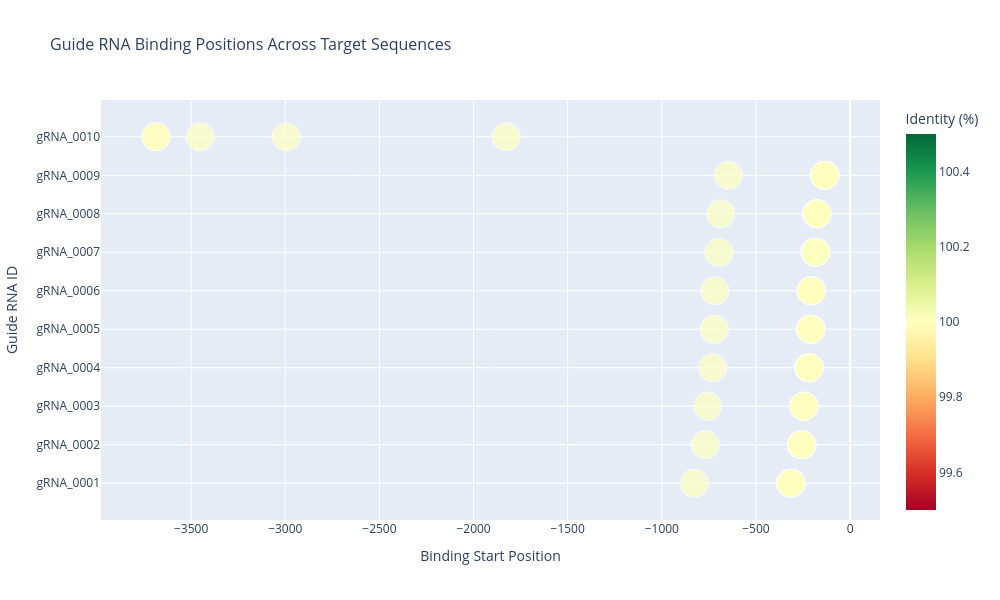

Notebook source saved alongside this figure:
### Markdown cell above
## 2. Interactive Binding Position Visualization

Interactive scatter plot showing where each guide RNA binds across target sequences, with identity percentage color-coding and detailed tooltips.

### Code cell
# Parse position data for visualization
def parse_position(pos_str):
    """Parse position string to extract start and end coordinates"""
    if pd.isna(pos_str) or pos_str == '':
        return None, None, None
    if '-' in str(pos_str):
        parts = str(pos_str).split('-')
        try:
            # Handle negative numbers in position string
            if len(parts) == 3 and parts[0] == '':  # Format like "-319-2897"
                start = -int(parts[1])
                end = int(parts[2])
            elif len(parts) == 2:
                start = int(parts[0]) if parts[0] else 0
                end = int(parts[1]) if parts[1] else 0
            else:
                return None, None, None
            return start, end, end - start
        except (ValueError, IndexError):
            return None, None, None
    return None, None, None

# Process alignment data for position visualization
alignments_viz = alignments_df.copy()

# Apply the parsing function and create new columns
parsed_positions = alignments_viz['position'].apply(parse_position)
alignments_viz['start_pos'] = parsed_positions.apply(lambda x: x[0] if x else None)
alignments_viz['end_pos'] = parsed_positions.apply(lambda x: x[1] if x else None)
alignments_viz['length'] = parsed_positions.apply(lambda x: x[2] if x else None)

# Remove any rows where position parsing failed
alignments_viz = alignments_viz.dropna(subset=['start_pos', 'end_pos'])

# Create interactive binding position plot
if len(alignments_viz) > 0:
    fig = px.scatter(
        alignments_viz,
        x='start_pos',
        y='guide_id',
        color='identity',
        size='score',
        hover_data=['target', 'mismatch_type', 'conservation'],
        color_continuous_scale='RdYlGn',
        title='Guide RNA Binding Positions Across Target Sequences',
        labels={
            'start_pos': 'Binding Start Position',
            'guide_id': 'Guide RNA ID',
            'identity': 'Identity (%)',
            'score': 'Alignment Score'
        },
        width=1000,
        height=600
    )

    fig.update_layout(
        font_size=12,
        title_font_size=16,
        xaxis_title_font_size=14,
        yaxis_title_font_size=14
    )

    fig.show()

    print(f"Visualization shows {len(alignments_viz)} binding events across target sequences")
    print("\nPosition distribution summary:")
    print(f"Start position range: {alignments_viz['start_pos'].min():.0f} to {alignments_viz['start_pos'].max():.0f}")
    print(f"Average binding position: {alignments_viz['start_pos'].mean():.0f}")
else:
    print("No valid position data available for visualization")

### Figure 1 — Plotly figure (JSON) as saved in the notebook; plotly's stock layout.template omitted (floating-point values rounded to 4 significant figures; data arrays with more than 128 entries replaced by an {"elided": "..."} marker saying what was removed)
{"data": [{"customdata": {"elided": "50x3 mixed values"}, "hovertemplate": "Binding Start Position=%{x}<br>Guide RNA ID=%{y}<br>Alignment Score=%{marker.size}<br>target=%{customdata[0]}<br>mismatch_type=%{customdata[1]}<br>conservation=%{customdata[2]}<br>Identity (%)=%{marker.color}<extra></extra>", "legendgroup": "", "marker": {"color": [100.0, 100.0, 100.0, 100.0, 100.0, 100.0, 100.0, 100.0, 100.0, 100.0, 100.0, 100.0, 100.0, 100.0, 100.0, 100.0, 100.0, 100.0, 100.0, 100.0, 100.0, 100.0, 100.0, 100.0, 100.0, 100.0, 100.0, 100.0, 100.0, 100.0, 100.0, 100.0, 100.0, 100.0, 100.0, 100.0, 100.0, 100.0, 100.0, 100.0, 100.0, 100.0, 100.0, 100.0, 100.0, 100.0, 100.0, 100.0, 100.0, 100.0], "coloraxis": "coloraxis", "size": [40, 40, 40, 40, 40, 40, 40, 40, 40, 40, 40, 40, 40, 40, 40, 40, 40, 40, 40, 40, 40, 40, 40, 40, 40, 40, 40, 40, 40, 40, 40, 40, 40, 40, 40, 40, 40, 40, 40, 40, 40, 40, 40, 40, 40, 40, 40, 40, 40, 40], "sizemode": "area", "sizeref": 0.1, "symbol": "circle"}, "mode": "markers", "name": "", "orientation": "h", "showlegend": false, "type": "scatter", "x": [-319, -314, -827, -313, -314, -261, -256, -769, -255, -256, -249, -244, -757, -243, -244, -222, -217, -730, -216, -217, -213, -208, -721, -207, -208, -210, -205, -718, -204, -205, -188, -183, -696, -182, -183, -180, -175, -688, -174, -175, -138, -133, -646, -132, -134, -2994, -3688, -1826, -3451, -3686], "xaxis": "x", "y": ["gRNA_0001", "gRNA_0001", "gRNA_0001", "gRNA_0001", "gRNA_0001", "gRNA_0002", "gRNA_0002", "gRNA_0002", "gRNA_0002", "gRNA_0002", "gRNA_0003", "gRNA_0003", "gRNA_0003", "gRNA_0003", "gRNA_0003", "gRNA_0004", "gRNA_0004", "gRNA_0004", "gRNA_0004", "gRNA_0004", "gRNA_0005", "gRNA_0005", "gRNA_0005", "gRNA_0005", "gRNA_0005", "gRNA_0006", "gRNA_0006", "gRNA_0006", "gRNA_0006", "gRNA_0006", "gRNA_0007", "gRNA_0007", "gRNA_0007", "gRNA_0007", "gRNA_0007", "gRNA_0008", "gRNA_0008", "gRNA_0008", "gRNA_0008", "gRNA_0008", "gRNA_0009", "gRNA_0009", "gRNA_0009", "gRNA_0009", "gRNA_0009", "gRNA_0010", "gRNA_0010", "gRNA_0010", "gRNA_0010", "gRNA_0010"], "yaxis": "y"}], "layout": {"coloraxis": {"colorbar": {"title": {"text": "Identity (%)"}}, "colorscale": [[0, "rgb(165,0,38)"], [0.1, "rgb(215,48,39)"], [0.2, "rgb(244,109,67)"], [0.3, "rgb(253,174,97)"], [0.4, "rgb(254,224,139)"], [0.5, "rgb(255,255,191)"], [0.6, "rgb(217,239,139)"], [0.7, "rgb(166,217,106)"], [0.8, "rgb(102,189,99)"], [0.9, "rgb(26,152,80)"], [1, "rgb(0,104,55)"]]}, "font": {"size": 12}, "height": 600, "legend": {"itemsizing": "constant", "tracegroupgap": 0}, "title": {"font": {"size": 16}, "text": "Guide RNA Binding Positions Across Target Sequences"}, "width": 1000, "xaxis": {"anchor": "y", "domain": [0, 1], "title": {"font": {"size": 14}, "text": "Binding Start Position"}}, "yaxis": {"anchor": "x", "domain": [0, 1], "title": {"font": {"size": 14}, "text": "Guide RNA ID"}}}}
